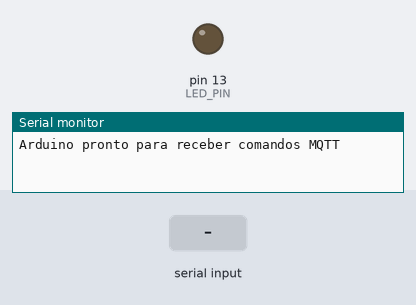
Recording of a sketch running on a simulated Arduino Uno, built with avr-gcc and run on an emulated ATmega328P. On the bench: output pins drawn as LEDs (lit = HIGH), the last lines printed to the serial monitor. The inputs (shaded band) are chosen by the test bench.

Above: at 1.2 s.
1.3 s: "1\n" received over Serial
At 1.9 s:
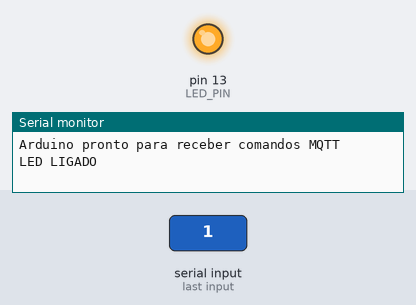
2.8 s: "0\n" received over Serial
At 3.1 s:
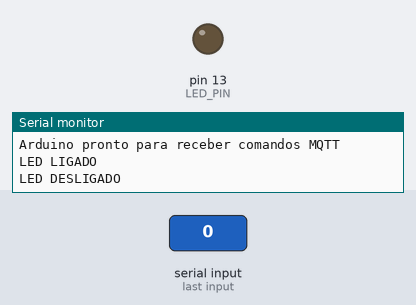
Timing chart, 0 to 5.8 s (numbered marks = the images above; inputs shaded):
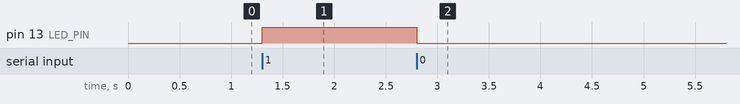

The sketch:

Blink.ino
```cpp
// Arduino Uno - Controle de LED via MQTT
// Conecte um LED ao pino 13 com resistor de 220Ω

const int LED_PIN = 13;
String inputString = "";
boolean stringComplete = false;

void setup() {
  pinMode(LED_PIN, OUTPUT);
  digitalWrite(LED_PIN, LOW);
  Serial.begin(9600);
  Serial.println("Arduino pronto para receber comandos MQTT");
}

void loop() {
  // Verifica se há dados disponíveis na porta serial
  while (Serial.available()) {
    char inChar = (char)Serial.read();
    inputString += inChar;
    if (inChar == '\n') {
      stringComplete = true;
    }
  }

  // Processa o comando recebido
  if (stringComplete) {
    inputString.trim(); // Remove espaços e quebras de linha

    if (inputString == "1") {
      digitalWrite(LED_PIN, HIGH);
      Serial.println("LED LIGADO");
    }
    else if (inputString == "0") {
      digitalWrite(LED_PIN, LOW);
      Serial.println("LED DESLIGADO");
    }
    else if (inputString == "STATUS") {
      // Responde com o estado atual do LED
      if (digitalRead(LED_PIN) == HIGH) {
        Serial.println("1");
      } else {
        Serial.println("0");
      }
    }

    inputString = "";
    stringComplete = false;
  }
}
```

Measured:
- after the input at 1.3 s, pin 13 (LED_PIN): LOW → HIGH at once
- after the input at 2.8 s, pin 13 (LED_PIN): HIGH → LOW at once
